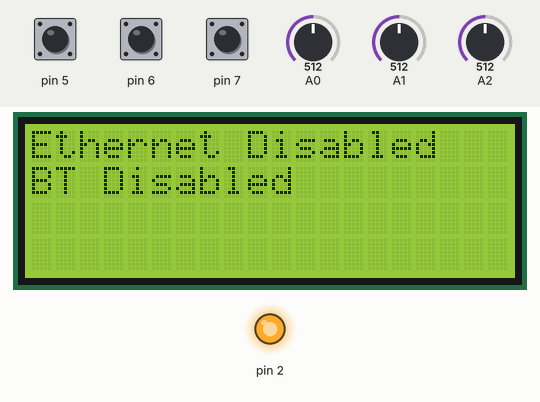
Recording of a sketch running on a simulated Arduino Uno, built with avr-gcc and run on an emulated ATmega328P. Shown: 20×4 character LCD, output pins drawn as LEDs (lit = HIGH). The inputs (shaded band) are chosen by the test bench; at power-on: pin 7 HIGH, pin 5 HIGH, pin 6 HIGH, A0 = 512, A1 = 512, A2 = 512. WiFi joins after 1.5 s; servers stay silent unless stated; what the sketch prints to the serial monitor is not drawn.

Above: at 1.2 s.
1.3 s: pin 7 pulled LOW for 1 s
At 2.9 s:
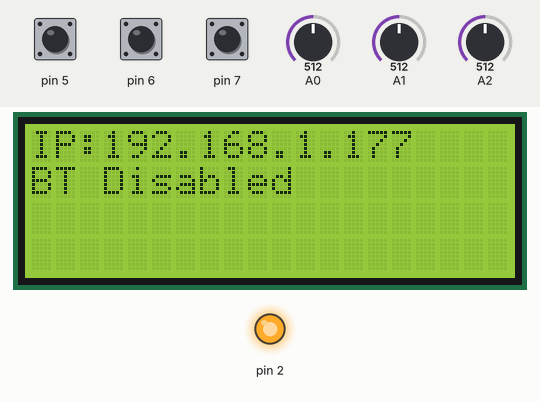
3.8 s: pin 5 pulled LOW for 0.15 s
At 4.3 s:
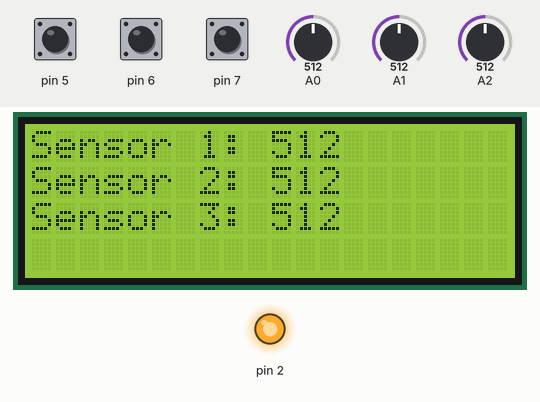
6.4 s: pin 6 pulled LOW for 1 s
At 8.2 s:
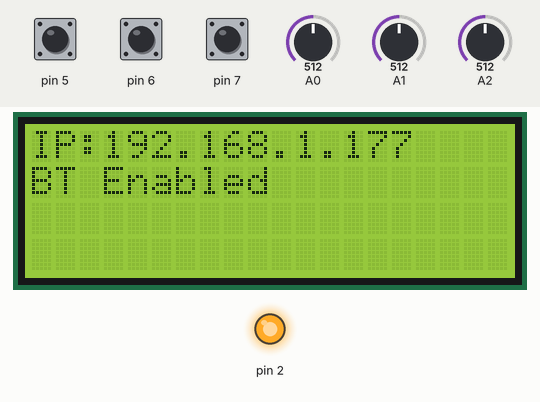
8.9 s: pin 7 pulled LOW for 1 s
At 10.4 s:
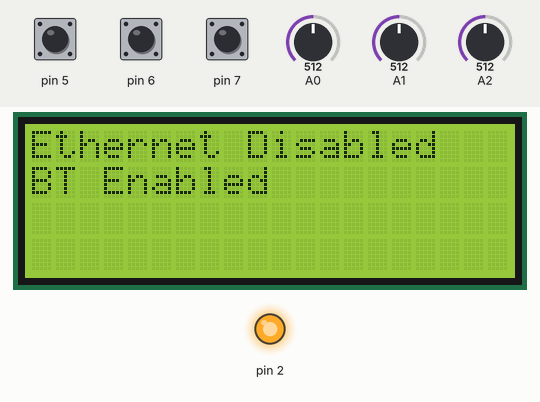
11.4 s: A0 set to 1023
14.4 s: pin 5 pulled LOW for 1 s
At 15.5 s:
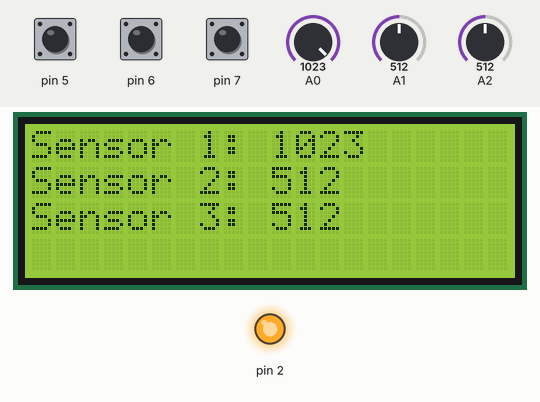
Timing chart, 0 to 17.4 s (numbered marks = the images above; inputs shaded):
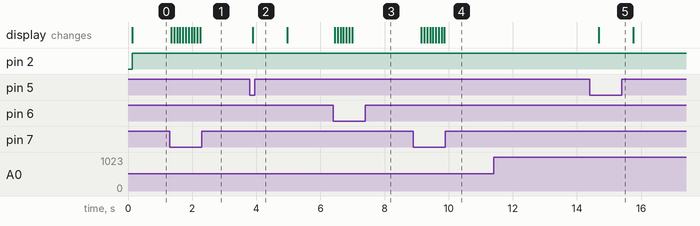

Measured:
- after the input at 1.3 s, the display: changes after 0.05 s (image 1)
- after the input at 3.8 s, the display: changes after 0.09 s (image 2)
- after the input at 6.4 s, the display: changes after 0.05 s (image 3)
- after the input at 8.9 s, the display: changes after 0.25 s (image 4)
- after the input at 11.4 s, every drawn part: stays the same
- after the input at 14.4 s, the display: changes after 0.28 s (image 5)

The sketch:

testcode.ino
```cpp
/*

  Function :  To read data from arduino board and send the data
              collected to html websites and bluetooth

  Author : Daniel Chan
  Created on : Jan 2023
  Last modified : 10 Aug 2023
  Use with project : Air Monitoring System
  Github :  https://github.com/Danielc3388/AirMonitor.git

*/


//library used
#include <SPI.h>
#include <Ethernet.h>
#include <SoftwareSerial.h>
#include <Wire.h>
#include <LiquidCrystal_I2C.h>

int a, b, c, d; //variables for gas sensor data to store


byte mac[] = {
  0xDE, 0xAD, 0xBE, 0xEF, 0xFE, 0xED //mac address for website
};
IPAddress ip(192, 168, 1, 177);

IPAddress subnet(255, 255, 255, 0);

EthernetServer server(80);
SoftwareSerial BTSerial (4, 3);   //bluetooth pin RX||TX
LiquidCrystal_I2C lcd(0x27, 20, 4);   //LCD pin


void createWeb() {
  EthernetClient client = server.available();
  Serial.println("Enabled");
  if (client) { //when accessed
    Serial.println("OK");
    Serial.println("new client");
    boolean currentLineIsBlank = true;
    while (client.connected()) {
      if (client.available()) {
        char c = client.read();
        Serial.write(c);

        //writing html
        if (c == '\n' && currentLineIsBlank) {
          client.println("HTTP/1.1 200 OK");
          client.println("Content-Type: text/html");
          client.println("Connection: close");
          client.println("Refresh: 0.1");
          client.println();
          client.println("<!DOCTYPE HTML>");
          client.println("<html>");
          client.println("<title>Data from Arduino</title>");
          client.println("<h1 style='font-size:55px;'>Data from Arduino Gas Sensor Project</h1>");
          client.println("<main id=\"main\" class=\"main-content\">");

          client.println("<TABLE BORDER=\"5\" WIDTH=\"50%\" CELLPADDING=\"4\" CELLSPACING=\"3\">");
          client.println("<TR>");
          client.println("<TH COLSPAN=\"3\"><BR><H3>SENSOR DATA</H3>");
          client.println("</TH>");
          client.println("</TR>");
          client.println("<TR>");
          client.println("<TH>Sensor Slot</TH>");
          client.println("<TH>VALUE</TH>");
          //client.println("<TH>STATE</TH>");
          client.println("</TR>");

          //create table data
          for (int analogChannel = 0; analogChannel < 3; analogChannel++) {
            int sensorReading = analogRead(analogChannel); //read analogs
            /*Add the channel to the table with the class identifier*/
            client.println("<TR ALIGN=\"CENTER\">");
            client.print("<TD class=\"chan\">");
            client.print(analogChannel);
            client.println("</TD>");
            /*******************************************************/
            /*Add the coorosponding value to the table*************/
            client.print("<TD class=\"value\">");
            client.print(sensorReading);
            client.println("</TD>");
            client.println("</TR>");
            /******************************************************/
          }

          client.println("</TD>");
          client.println("</TR>");
          //
          client.println("</TABLE>");

          //end of table

          client.println("<p>System Created by Daniel Chan</p>");
          client.println("</main>");
          client.println("</html>");
          break;
        }
        if (c == '\n') {
          currentLineIsBlank = true;
        } else if (c != '\r') {
          currentLineIsBlank = false;
        }
      }
    }
    delay(1);
    client.stop();
    Serial.println("client disconnected");
  }
}

void EthDisabled() {
  EthernetClient client = server.available();
  Serial.println("Disabled");
  if (client) {   //if accessed
    Serial.println("new client");
    boolean currentLineIsBlank = true;
    while (client.connected()) {
      if (client.available()) {
        char c = client.read();
        Serial.write(c);

        //start creating html
        if (c == '\n' && currentLineIsBlank) {
          client.println("HTTP/1.1 200 OK");
          client.println("Content-Type: text/html");
          client.println("Connection: close");
          client.println("Refresh: 0.1");
          client.println();
          client.println("<!DOCTYPE HTML>");
          client.println("<html>");
          client.println("<title>Data from Arduino</title>");
          client.println("<h1 style='font-size:55px;'>Data from Arduino Gas Sensor Project</h1>");
          client.println("<main id=\"main\" class=\"main-content\">");
          client.println("<h1>Ethernet Disabled!</h1>");
          client.println("<p>Press the Button on the device to enable</p>");
          client.println("<p>System Created by Daniel Chan</p>");
          client.println("</main>");
          client.println("</html>");
          break;
        }
        //end of html

        if (c == '\n') {
          currentLineIsBlank = true;
        } else if (c != '\r') {
          currentLineIsBlank = false;
        }
      }
    }
    delay(1);
    client.stop();
    Serial.println("client disconnected");
  }
}

void sendBT() {

  //sending data via BlueTooth
  BTSerial.print(a);
  BTSerial.print(" ");
  BTSerial.print(b);
  BTSerial.print(" ");
  BTSerial.print(c);
  //BTSerial.print(" ");
  //BTSerial.println(d);
  delay(1000);
}

bool EthernetEnable = LOW;
bool BTEnable = LOW;
bool data = LOW;

void setup() {
  lcd.init(); //initialize LCD
  lcd.backlight();
  Serial.begin(9600);
  BTSerial.begin(9600); //initialize bluetooth
  while (!Serial) {
  }
  Serial.println("Ethernet");

  Ethernet.begin(mac, ip); //initialize ethernet

  if (Ethernet.hardwareStatus() == EthernetNoHardware) {
    Serial.println("Ethernet shield was not found.  Sorry, can't run without hardware. :(");
    while (true) {
      delay(1);
    }
  }
  if (Ethernet.linkStatus() == LinkOFF) {
    Serial.println("Ethernet cable is not connected.");
  }

  server.begin();
  Serial.print("server is at ");
  Serial.println(Ethernet.localIP());
  pinMode(5, INPUT_PULLUP);
  pinMode(6, INPUT_PULLUP);
  pinMode(7, INPUT_PULLUP);
  pinMode(2, OUTPUT);
  delay(30);

}

int count = 10;
bool up = true;
bool five = false;

void loop() {
  digitalWrite(7, HIGH);
  digitalWrite(6, HIGH);
  if (digitalRead(7) == LOW) {
    EthernetEnable = !EthernetEnable;
    up = true;
    delay(10);
  }
  if (digitalRead(6) == LOW) {
    BTEnable = !BTEnable;
    up = true;
    delay(10);
  }


  //reading sensor data
  a = analogRead(0);
  b = analogRead(1);
  c = analogRead(2);
  if (!digitalRead(5) == LOW) {
    Serial.println("not 5");
  }
  if (!digitalRead(5) == HIGH) {
    five = true;
    Serial.println("5");
    lcd.clear();
    lcd.setCursor(0, 0);
    lcd.print("Sensor 1: ");
    lcd.print(analogRead(0));
    lcd.setCursor(0, 1);
    lcd.print("Sensor 2: ");
    lcd.print(analogRead(1));
    lcd.setCursor(0, 2);
    lcd.print("Sensor 3: ");
    lcd.print(analogRead(2));
    if (EthernetEnable == HIGH) {
      createWeb();
    } else {
      EthDisabled();
    }
    lcd.setCursor(0, 1); //set the cursor of LCD to second row, first digit
    if (BTEnable == HIGH && count % 10 == 0) {
      sendBT();
    }
    delay(1000);
  } else {

    if (up) {
      lcd.clear();  //clear data on LCD
      lcd.setCursor(0, 0);  //set the cursor of LCD to first row, first digit
    }
    if (EthernetEnable == HIGH) {
      if (up) {
        lcd.print("IP:192.168.1.177");  //notify the user the ip address of data
      }
      createWeb();
    } else {
      EthDisabled();
      if (up) {
        lcd.print("Ethernet Disabled");   //notify the user ethernet is disabled
      }
    }
    lcd.setCursor(0, 1); //set the cursor of LCD to second row, first digit
    if (BTEnable == HIGH) {
      if (up) {
        lcd.print("BT Enabled");  //notify the user bluetooth is connected
      }
      if (count % 10 == 0) {
        sendBT();
      }
    } else {
      if (up) {
        lcd.print("BT Disabled"); //norifying the user bluetooth is disabled
      }
    }

  }
  up = false;
  if (five){
    up = true;
  }
  five = false;
  if (a > 500 || b > 500 || c > 500) {
    digitalWrite(2, HIGH);
  } else {
    digitalWrite(2, LOW);
  }

  count++;
  if (count>10){
    count=0;
  }

  delay(50);
}
```
